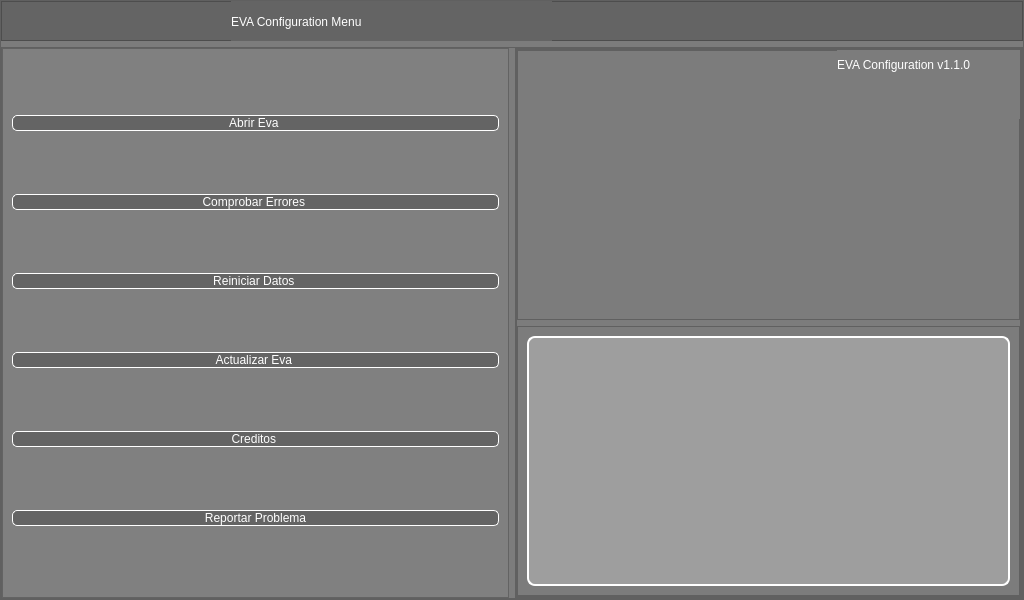
<?xml version="1.0" encoding="UTF-8"?>
<ui version="4.0">
 <class>MainWindow</class>
 <widget class="QMainWindow" name="MainWindow">
  <property name="geometry">
   <rect>
    <x>0</x>
    <y>0</y>
    <width>1024</width>
    <height>600</height>
   </rect>
  </property>
  <property name="windowTitle">
   <string>EVA - Config</string>
  </property>
  <property name="iconSize">
   <size>
    <width>24</width>
    <height>24</height>
   </size>
  </property>
  <widget class="QWidget" name="centralwidget">
   <layout class="QVBoxLayout" name="verticalLayout">
    <property name="leftMargin">
     <number>0</number>
    </property>
    <property name="topMargin">
     <number>0</number>
    </property>
    <property name="rightMargin">
     <number>0</number>
    </property>
    <property name="bottomMargin">
     <number>0</number>
    </property>
    <item>
     <widget class="QFrame" name="frame">
      <property name="styleSheet">
       <string notr="true">background-color: rgb(124, 124, 124)</string>
      </property>
      <property name="frameShape">
       <enum>QFrame::StyledPanel</enum>
      </property>
      <property name="frameShadow">
       <enum>QFrame::Raised</enum>
      </property>
      <layout class="QVBoxLayout" name="verticalLayout_2" stretch="1,8">
       <property name="leftMargin">
        <number>0</number>
       </property>
       <property name="topMargin">
        <number>0</number>
       </property>
       <property name="rightMargin">
        <number>0</number>
       </property>
       <property name="bottomMargin">
        <number>0</number>
       </property>
       <item>
        <widget class="QFrame" name="frame_superior">
         <property name="maximumSize">
          <size>
           <width>16777215</width>
           <height>40</height>
          </size>
         </property>
         <property name="styleSheet">
          <string notr="true">background-color: rgb(100, 100, 100)</string>
         </property>
         <property name="frameShape">
          <enum>QFrame::StyledPanel</enum>
         </property>
         <property name="frameShadow">
          <enum>QFrame::Raised</enum>
         </property>
         <widget class="QLabel" name="label">
          <property name="geometry">
           <rect>
            <x>230</x>
            <y>0</y>
            <width>321</width>
            <height>41</height>
           </rect>
          </property>
          <property name="styleSheet">
           <string notr="true">font: 87 16pt &quot;Arial Black&quot;;
color: rgb(255, 255, 255)</string>
          </property>
          <property name="text">
           <string>EVA Configuration Menu</string>
          </property>
         </widget>
        </widget>
       </item>
       <item>
        <widget class="QFrame" name="frame_3">
         <property name="frameShape">
          <enum>QFrame::StyledPanel</enum>
         </property>
         <property name="frameShadow">
          <enum>QFrame::Raised</enum>
         </property>
         <layout class="QHBoxLayout" name="horizontalLayout">
          <property name="leftMargin">
           <number>0</number>
          </property>
          <property name="topMargin">
           <number>0</number>
          </property>
          <property name="rightMargin">
           <number>0</number>
          </property>
          <property name="bottomMargin">
           <number>0</number>
          </property>
          <item>
           <widget class="QFrame" name="frame_2">
            <property name="styleSheet">
             <string notr="true">QFrame{
	background-color: rgb(128, 128, 128)
}



QPushButton{
font: 87 12pt &quot;Arial Black&quot;;
background-color:rgb(100, 100, 100);
color: rgb(255, 255, 255)
}


QPushButton:hover{
background-color: rgb(53, 53, 53)
}</string>
            </property>
            <property name="frameShape">
             <enum>QFrame::StyledPanel</enum>
            </property>
            <property name="frameShadow">
             <enum>QFrame::Raised</enum>
            </property>
            <layout class="QVBoxLayout" name="verticalLayout_4">
             <item>
              <widget class="QPushButton" name="bt1">
               <property name="layoutDirection">
                <enum>Qt::RightToLeft</enum>
               </property>
               <property name="styleSheet">
                <string notr="true">border-radius:5px;
border: 1px solid white #14C8DC</string>
               </property>
               <property name="text">
                <string>Abrir Eva </string>
               </property>
               <property name="icon">
                <iconset>
                 <normaloff>../resources/logo.png</normaloff>../resources/logo.png</iconset>
               </property>
               <property name="iconSize">
                <size>
                 <width>32</width>
                 <height>32</height>
                </size>
               </property>
              </widget>
             </item>
             <item>
              <widget class="QPushButton" name="bt2">
               <property name="layoutDirection">
                <enum>Qt::RightToLeft</enum>
               </property>
               <property name="styleSheet">
                <string notr="true">border-radius:5px;
border: 1px solid white #14C8DC</string>
               </property>
               <property name="text">
                <string>Comprobar Errores </string>
               </property>
               <property name="icon">
                <iconset>
                 <normaloff>../resources/BEicon.png</normaloff>../resources/BEicon.png</iconset>
               </property>
               <property name="iconSize">
                <size>
                 <width>32</width>
                 <height>32</height>
                </size>
               </property>
              </widget>
             </item>
             <item>
              <widget class="QPushButton" name="bt3">
               <property name="layoutDirection">
                <enum>Qt::RightToLeft</enum>
               </property>
               <property name="styleSheet">
                <string notr="true">border-radius:5px;
border: 1px solid white #14C8DC</string>
               </property>
               <property name="text">
                <string>Reiniciar Datos </string>
               </property>
               <property name="icon">
                <iconset>
                 <normaloff>../resources/RBicon.png</normaloff>../resources/RBicon.png</iconset>
               </property>
               <property name="iconSize">
                <size>
                 <width>32</width>
                 <height>32</height>
                </size>
               </property>
              </widget>
             </item>
             <item>
              <widget class="QPushButton" name="bt4">
               <property name="layoutDirection">
                <enum>Qt::RightToLeft</enum>
               </property>
               <property name="styleSheet">
                <string notr="true">border-radius:5px;
border: 1px solid white #14C8DC</string>
               </property>
               <property name="text">
                <string>Actualizar Eva </string>
               </property>
               <property name="icon">
                <iconset>
                 <normaloff>../resources/Dicon.ico</normaloff>../resources/Dicon.ico</iconset>
               </property>
               <property name="iconSize">
                <size>
                 <width>32</width>
                 <height>32</height>
                </size>
               </property>
              </widget>
             </item>
             <item>
              <widget class="QPushButton" name="bt5">
               <property name="layoutDirection">
                <enum>Qt::RightToLeft</enum>
               </property>
               <property name="styleSheet">
                <string notr="true">border-radius:5px;
border: 1px solid white #14C8DC</string>
               </property>
               <property name="text">
                <string>Creditos </string>
               </property>
               <property name="icon">
                <iconset>
                 <normaloff>../resources/ICicon.png</normaloff>../resources/ICicon.png</iconset>
               </property>
               <property name="iconSize">
                <size>
                 <width>32</width>
                 <height>32</height>
                </size>
               </property>
              </widget>
             </item>
             <item>
              <widget class="QPushButton" name="bt6">
               <property name="layoutDirection">
                <enum>Qt::RightToLeft</enum>
               </property>
               <property name="styleSheet">
                <string notr="true">border-radius:5px;
border: 1px solid white #14C8DC</string>
               </property>
               <property name="text">
                <string>Reportar Problema</string>
               </property>
               <property name="icon">
                <iconset>
                 <normaloff>../resources/BRicon.ico</normaloff>../resources/BRicon.ico</iconset>
               </property>
               <property name="iconSize">
                <size>
                 <width>32</width>
                 <height>32</height>
                </size>
               </property>
              </widget>
             </item>
            </layout>
           </widget>
          </item>
          <item>
           <widget class="QFrame" name="frame_4">
            <property name="frameShape">
             <enum>QFrame::StyledPanel</enum>
            </property>
            <property name="frameShadow">
             <enum>QFrame::Raised</enum>
            </property>
            <layout class="QVBoxLayout" name="verticalLayout_3">
             <property name="leftMargin">
              <number>0</number>
             </property>
             <property name="topMargin">
              <number>0</number>
             </property>
             <property name="rightMargin">
              <number>0</number>
             </property>
             <property name="bottomMargin">
              <number>0</number>
             </property>
             <item>
              <widget class="QFrame" name="frame_6">
               <property name="frameShape">
                <enum>QFrame::StyledPanel</enum>
               </property>
               <property name="frameShadow">
                <enum>QFrame::Raised</enum>
               </property>
               <layout class="QVBoxLayout" name="verticalLayout_5">
                <property name="leftMargin">
                 <number>0</number>
                </property>
                <property name="topMargin">
                 <number>0</number>
                </property>
                <property name="rightMargin">
                 <number>0</number>
                </property>
                <property name="bottomMargin">
                 <number>0</number>
                </property>
                <item>
                 <widget class="QFrame" name="frame_5">
                  <property name="frameShape">
                   <enum>QFrame::StyledPanel</enum>
                  </property>
                  <property name="frameShadow">
                   <enum>QFrame::Raised</enum>
                  </property>
                  <widget class="QLabel" name="label_2">
                   <property name="geometry">
                    <rect>
                     <x>320</x>
                     <y>-40</y>
                     <width>323</width>
                     <height>109</height>
                    </rect>
                   </property>
                   <property name="styleSheet">
                    <string notr="true">color: rgb(255, 255, 255);
font: 87 10pt &quot;Arial Black&quot;;
</string>
                   </property>
                   <property name="text">
                    <string>EVA Configuration v1.1.0</string>
                   </property>
                  </widget>
                 </widget>
                </item>
                <item>
                 <widget class="QFrame" name="frame_7">
                  <property name="frameShape">
                   <enum>QFrame::StyledPanel</enum>
                  </property>
                  <property name="frameShadow">
                   <enum>QFrame::Raised</enum>
                  </property>
                  <layout class="QVBoxLayout" name="verticalLayout_6">
                   <item>
                    <widget class="QLabel" name="textboxL">
                     <property name="styleSheet">
                      <string notr="true">background-color: rgb(158, 158, 158);
border-radius: 8px;
border: 2px solid white;
color: rgb(255, 255, 255);
font: 75 10pt &quot;Arial&quot;;</string>
                     </property>
                     <property name="text">
                      <string/>
                     </property>
                    </widget>
                   </item>
                  </layout>
                 </widget>
                </item>
               </layout>
              </widget>
             </item>
            </layout>
           </widget>
          </item>
         </layout>
        </widget>
       </item>
      </layout>
      <zorder>frame_3</zorder>
      <zorder>frame_superior</zorder>
     </widget>
    </item>
   </layout>
  </widget>
 </widget>
 <resources/>
 <connections/>
</ui>
